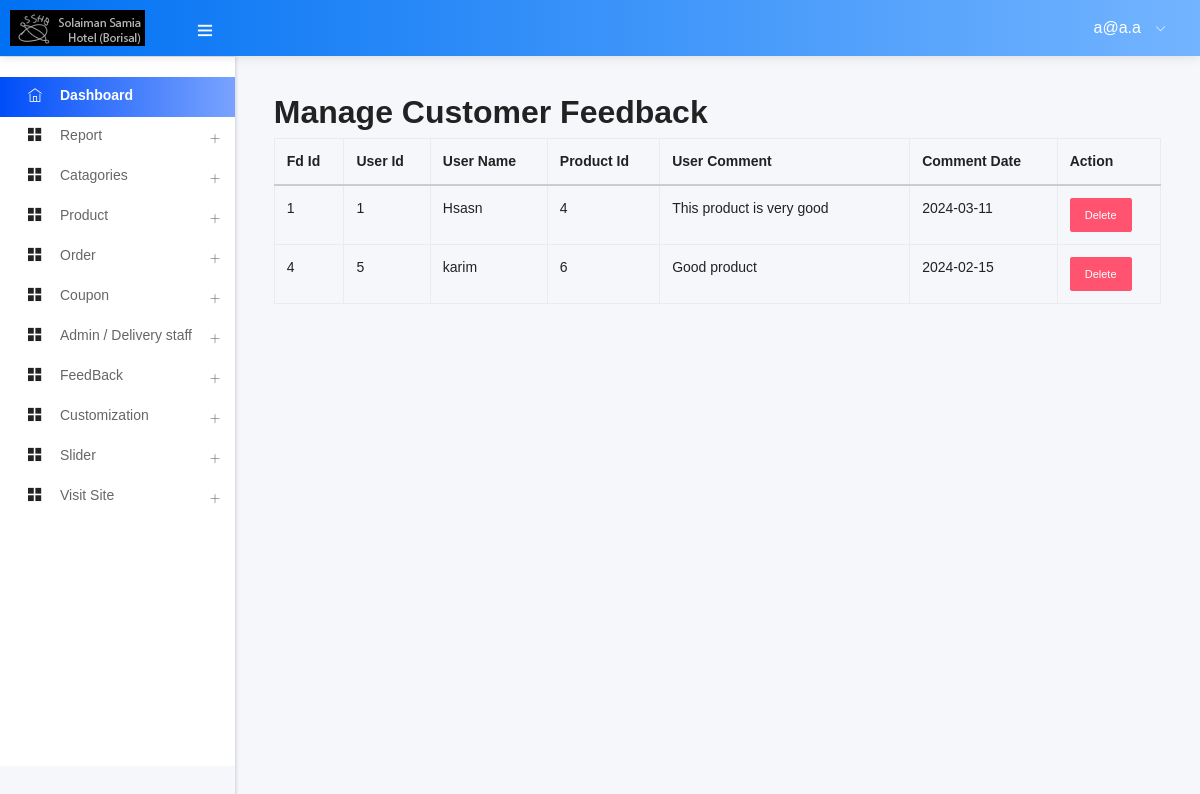
The page /admin/customer_feedback.php (signed in) on the database as committed earlier.
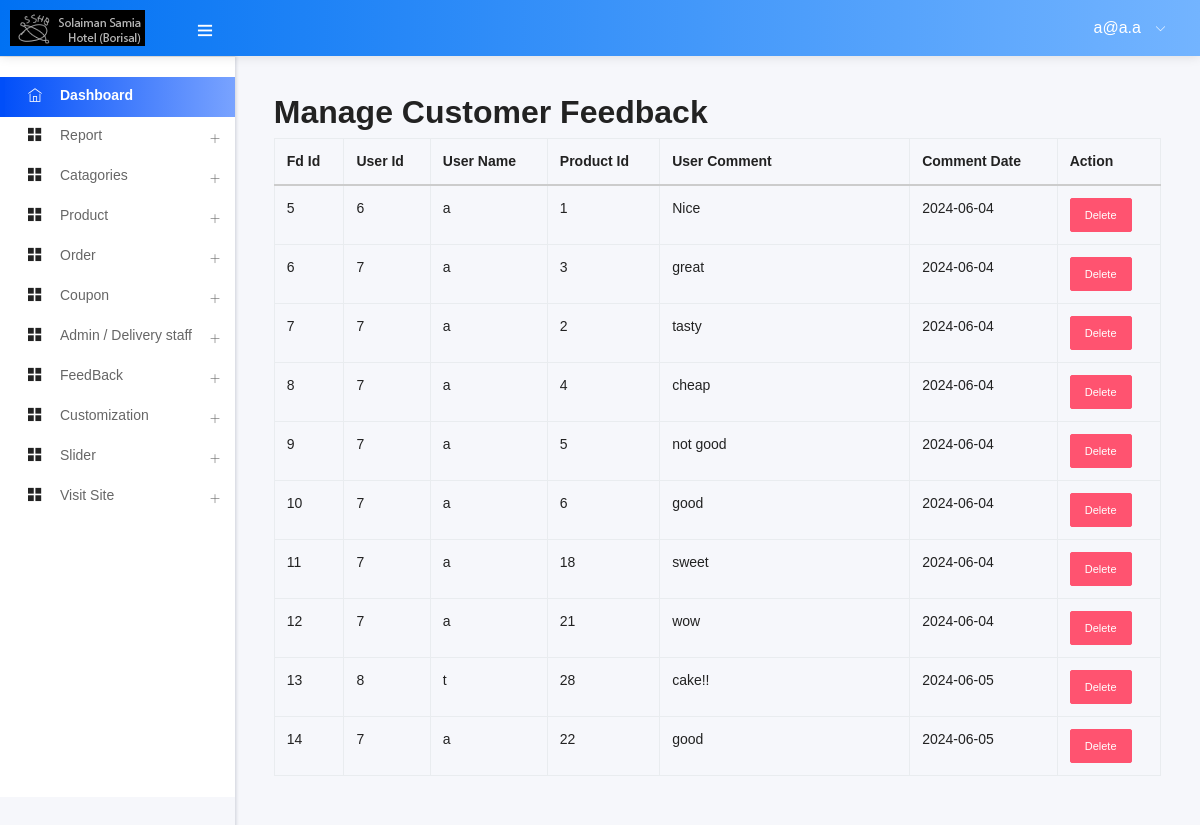
The same page on the database as committed later.
### tables this page shows
CREATE TABLE `add_logo` (
  `id` int(10) NOT NULL,
  `img` varchar(200) NOT NULL
);

CREATE TABLE `customer_feedback` (
  `id` int(11) NOT NULL,
  `user_id` int(11) NOT NULL,
  `user_name` varchar(255) NOT NULL,
  `pdt_id` int(11) NOT NULL,
  `comment` varchar(255) NOT NULL,
  `comment_date` date NOT NULL
);

### admin/customer_feedback.php (called while the page is built)
<?php
    $views = "customer_feedback";
    include ("template.php");
?>

### admin/class/adminback.php (called while the page is built, shortened)
<?php
class  adminback
{
    private $connection;
    function __construct()
    {
        $dbhost = "localhost";
        $dbuser = "smabdulmueid97-app1";
        $dbpass = "Ld5vTApE9TKvXvhQdFxz";
        $dbname = "app1";
        $this->connection = mysqli_connect($dbhost, $dbuser, $dbpass, $dbname);
    }
    function display_logo()
    {
        $query = "SELECT * FROM add_logo";
        if (mysqli_query($this->connection, $query)) {
            $pdt_info = mysqli_query($this->connection, $query);
            return $pdt_info;
        }
    }
    function view_comment_all()
    {
        $query = "SELECT * FROM `customer_feedback`";
        if (mysqli_query($this->connection, $query)) {
            $result = mysqli_query($this->connection, $query);
            return $result;
        }
    }
}

### admin/views/customer_feedback_view.php (the view, shortened to what this page needs)
<?php
$cmt_info = $obj->view_comment_all();
?>
<h2>Manage Customer Feedback</h2>
<table class="table table-bordered">
    <thead>
        <tr>
            <th>Fd Id</th>
            <th>User Id</th>
            <th>User Name</th>
            <th>Product Id</th>
            <th>User Comment</th>
            <th>Comment Date</th>
            <th>Action</th>
        </tr>
    </thead>
    <tbody>
        <?php
        while ($cmt_row = mysqli_fetch_assoc($cmt_info)) {
        ?>
            <tr>
                <td>
                    <?php echo $cmt_row['id'] ?>
                </td>
                <td>
                    <?php echo $cmt_row['user_id'] ?>
                </td>
                <td>
                    <?php echo $cmt_row['user_name'] ?>
                </td>
                <td>
                    <?php echo $cmt_row['pdt_id'] ?>
                </td>
                <td style="width:250px ;">
                    <?php echo $cmt_row['comment'] ?>
                </td>
                <td>
                    <?php echo $cmt_row['comment_date'] ?>
                </td>
                <td>
                    <a href="?status=deletecomment&&id= <?php echo $cmt_row['id'] ?>" class="btn btn-sm btn-danger">Delete</a>
                </td>
            </tr>
        <?php } ?>
    </tbody>
</table>

### admin/includes/head.php (shortened to what this page needs)
<!DOCTYPE html>
<html lang="en">
<head>
      <link rel="stylesheet" type="text/css" href="assets/css/bootstrap/css/bootstrap.min.css">
      <link rel="stylesheet" type="text/css" href="assets/icon/themify-icons/themify-icons.css">
	  <link rel="stylesheet" type="text/css" href="assets/icon/font-awesome/css/font-awesome.min.css">
      <link rel="stylesheet" type="text/css" href="assets/icon/icofont/css/icofont.css">
      <link rel="stylesheet" type="text/css" href="assets/css/style.css">
  </head>

### admin/template.php (shortened to what this page needs)
<?php
    include("class/adminback.php");
    $admin_email = $_SESSION['admin_email'];
?>
<?php
    include ("includes/head.php")
?>
  <body>
  <body>
    <div id="pcoded" class="pcoded">
        <div class="pcoded-container navbar-wrapper">
         <?php include_once ("includes/headernav.php") ?>
            <div class="pcoded-main-container">
                <div class="pcoded-wrapper">
                <?php include_once ("includes/sidenav.php") ?>
                    <div class="pcoded-content">
                        <div class="pcoded-inner-content">
                            <div class="main-body">
                                <div class="page-wrapper">
                                    <div class="page-body">
                                <?php
                                    if($views){
                                        if($views=="dashboard"){
                                            include ('views/dashborad_view.php');
                                        }elseif($views=="add-cata"){
                                            include ("views/add_cata_view.php");
                                        }elseif($views=="manage-cata"){
                                            include ("views/manage_cata_view.php");
                                        }elseif($views=="add-product"){
                                            include ("views/add_product_view.php");
                                        }elseif($views=="manage-product"){
                                            include ("views/manage_product_view.php");
                                        }elseif($views=="add-user"){
                                            include ("views/add_user_view.php");
                                        }elseif($views=="manage-user"){
                                            include ("views/manage_user_view.php");
                                        }elseif($views=="edit_cata"){
                                            include ("views/edit_cata_view.php");
                                        }elseif($views=="edit_product"){
                                            include ("views/edit_product_view.php");
                                        }elseif($views=="manage_order"){
                                            include ("views/manage_order_view.php");
                                        }elseif($views=="add_link"){
                                            include ("views/add_links_view.php");
                                        }elseif($views=="edit_logo"){
                                            include ("views/edit_logo_view.php");
                                        }elseif($views=="add_logo"){
                                            include ("views/add_logo_view.php");
                                        }elseif($views=="edit_links"){
                                            include ("views/edit_links_view.php");
                                        }elseif($views=="manage_slider"){
                                            include ("views/manage_slider_view.php");
                                        }elseif($views=="edit_slider"){
                                            include ("views/edit_slider_view.php");
                                        }elseif($views=="add_order"){
                                            include ("views/add_order_view.php");
                                        }elseif($views=="add_coupon"){
                                            include ("views/add_coupon_view.php");
                                        }elseif($views=="manage_coupon"){
                                            include ("views/manage_coupon_view.php");
                                        }elseif($views=="customer_feedback"){
                                            include ("views/customer_feedback_view.php");
                                        }elseif($views=="edit_comment"){
                                            include ("views/edit_comment_view.php");
                                        }elseif($views=="add-admin-user"){
                                            include ("views/add_admin_user_view.php");
                                        }elseif($views=="edit_admin"){
                                            include ("views/edit_admin_view.php");
                                        }elseif($views=="make_report"){
                                            include ("views/make_report_view.php");
                                        }
                                    }
                                ?>
                                </div>
                            </div>
                        </div>
                    </div>
                </div>
            </div>
        </div>
<?php
    include ("includes/script.php")
?>

### admin/includes/headernav.php (shortened to what this page needs)
<nav class="navbar header-navbar pcoded-header">
               <div class="navbar-wrapper">
                   <div class="navbar-logo">
                       <a class="mobile-menu" id="mobile-collapse" href="#!">
                           <i class="ti-menu"></i>
                       </a>
                       <a href="index.php">
                       <?php
                        $obj=new adminback();
                        $logo_info = $obj->display_logo();
                        $logo = mysqli_fetch_assoc($logo_info);
                       ?>
                           <img class="img-fluid" src="uploads/<?php echo $logo['img']; ?>" alt="Theme-Logo" />
                       </a>
                   </div>
                   <div class="navbar-container container-fluid">
                       <ul class="nav-right">
                           <li class="user-profile header-notification">
                               <a href="#!">
                                   <span> <?php echo $admin_email ?> </span>
                                   <i class="ti-angle-down"></i>
                               </a>
                           </li>
                       </ul>
                   </div>
               </div>
           </nav>

### admin/includes/sidenav.php (shortened to what this page needs)
<nav class="pcoded-navbar">
    <div class="pcoded-inner-navbar main-menu">
        <div class="pcoded-navigatio-lavel" data-i18n="nav.category.navigation"></div>
        <ul class="pcoded-item pcoded-left-item">
            <li class="active">
                <a href="dashboard.php">
                    <span class="pcoded-micon"><i class="ti-home"></i><b>D</b></span>
                    <span class="pcoded-mtext" data-i18n="nav.dash.main">Dashboard</span>
                </a>
            </li>
            <li class="pcoded-hasmenu">
                <a href="javascript:void(0)">
                    <span class="pcoded-micon"><i class="ti-layout-grid2-alt"></i></span>
                    <span class="pcoded-mtext" data-i18n="nav.basic-components.main">Report</span>
                </a>
            </li>
            <li class="pcoded-hasmenu">
                <a href="javascript:void(0)">
                    <span class="pcoded-micon"><i class="ti-layout-grid2-alt"></i></span>
                    <span class="pcoded-mtext" data-i18n="nav.basic-components.main">Catagories</span>
                </a>
            </li>
            <li class="pcoded-hasmenu">
                <a href="javascript:void(0)">
                    <span class="pcoded-micon"><i class="ti-layout-grid2-alt"></i></span>
                    <span class="pcoded-mtext" data-i18n="nav.basic-components.main">Product</span>
                </a>
            </li>
            <li class="pcoded-hasmenu">
                <a href="javascript:void(0)">
                    <span class="pcoded-micon"><i class="ti-layout-grid2-alt"></i></span>
                    <span class="pcoded-mtext" data-i18n="nav.basic-components.main">Order</span>
                </a>
            </li>
            <li class="pcoded-hasmenu">
                <a href="javascript:void(0)">
                    <span class="pcoded-micon"><i class="ti-layout-grid2-alt"></i></span>
                    <span class="pcoded-mtext" data-i18n="nav.basic-components.main">Coupon</span>
                </a>
            </li>
            <?php
            if ($_SESSION['role'] == 1) {
            ?>
                <li class="pcoded-hasmenu">
                    <a href="javascript:void(0)">
                        <span class="pcoded-micon"><i class="ti-layout-grid2-alt"></i></span>
                        <span class="pcoded-mtext" data-i18n="nav.basic-components.main">Admin / Delivery staff</span>
                    </a>
                </li>
            <?php } ?>
            <li class="pcoded-hasmenu">
                <a href="javascript:void(0)">
                    <span class="pcoded-micon"><i class="ti-layout-grid2-alt"></i></span>
                    <span class="pcoded-mtext" data-i18n="nav.basic-components.main">FeedBack</span>
                </a>
            </li>
            <li class="pcoded-hasmenu">
                <a href="javascript:void(0)">
                    <span class="pcoded-micon"><i class="ti-layout-grid2-alt"></i></span>
                    <span class="pcoded-mtext" data-i18n="nav.basic-components.main">Customization</span>
                </a>
            </li>
            <li class="pcoded-hasmenu">
                <a href="javascript:void(0)">
                    <span class="pcoded-micon"><i class="ti-layout-grid2-alt"></i></span>
                    <span class="pcoded-mtext" data-i18n="nav.basic-components.main">Slider</span>
                </a>
            </li>
            <li class="pcoded-hasmenu">
                <a href="../index.php" target="_blank">
                    <span class="pcoded-micon"><i class="ti-layout-grid2-alt"></i></span>
                    <span class="pcoded-mtext" data-i18n="nav.basic-components.main">Visit Site</span>
                </a>
            </li>
        </ul>
    </div>
</nav>

### admin/includes/script.php (shortened to what this page needs)
</body>
</html>

Rows that differ between the two databases and show on the page:
removed customer_feedback: id "1", user "1", user_name "Hsasn", pdt "4", comment "This product is very good", comment_date "2024-03-11"
removed customer_feedback: id "4", user "5", user_name "karim", pdt "6", comment "Good product", comment_date "2024-02-15"
added customer_feedback: id "5", user "6", user_name "a", pdt "1", comment "Nice", comment_date "2024-06-04"
added customer_feedback: id "6", user "7", user_name "a", pdt "3", comment "great", comment_date "2024-06-04"
added customer_feedback: id "7", user "7", user_name "a", pdt "2", comment "tasty", comment_date "2024-06-04"
added customer_feedback: id "8", user "7", user_name "a", pdt "4", comment "cheap", comment_date "2024-06-04"
added customer_feedback: id "9", user "7", user_name "a", pdt "5", comment "not good", comment_date "2024-06-04"
added customer_feedback: id "10", user "7", user_name "a", pdt "6", comment "good", comment_date "2024-06-04"
added customer_feedback: id "11", user "7", user_name "a", pdt "18", comment "sweet", comment_date "2024-06-04"
added customer_feedback: id "12", user "7", user_name "a", pdt "21", comment "wow", comment_date "2024-06-04"
added customer_feedback: id "13", user "8", user_name "t", pdt "28", comment "cake!!", comment_date "2024-06-05"
added customer_feedback: id "14", user "7", user_name "a", pdt "22", comment "good", comment_date "2024-06-05"
